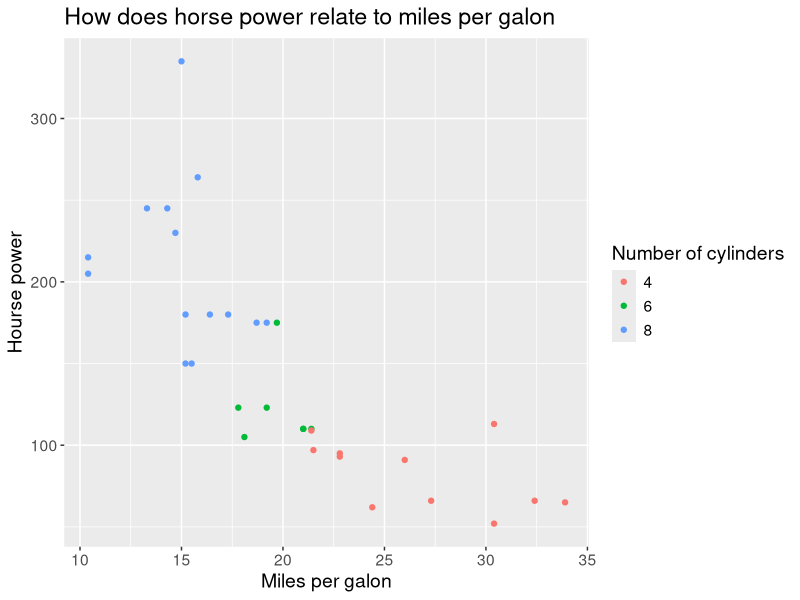
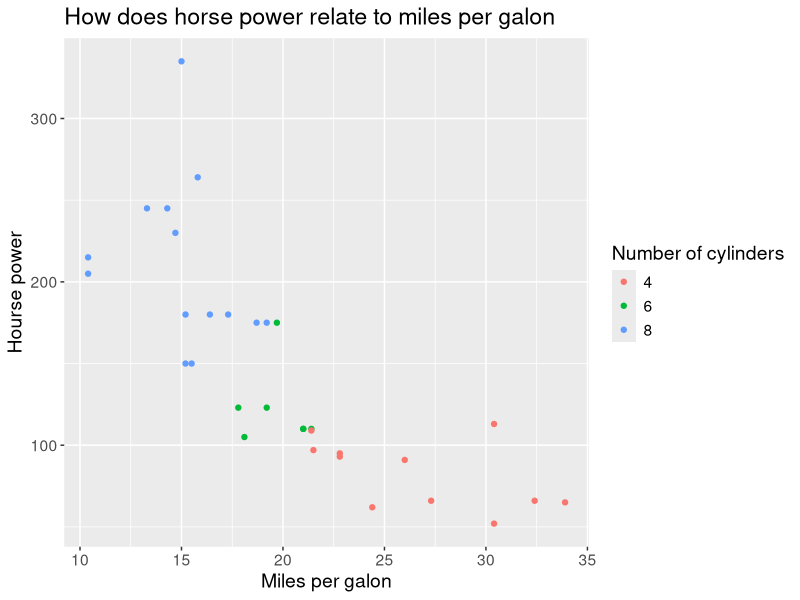

Here is the R script that generated these plots, in order:
library(tidyverse)
install.packages("svglite")
library(svglite)
write_csv(mtcars, "mtcars.csv")

data(mtcars)

## Generate the graph 5
mpg_hp <- mtcars %>%
  ggplot(aes(x = mpg, y = hp, color = factor(cyl))) +
  geom_point() +
  labs(x = "Miles per galon",
       y = "Hourse power",
       color = "Number of cylinders",
       title = "How does horse power relate to miles per galon") +
  theme(text = element_text(size = 14))

mpg_hp

ggsave(filename = "mpg_hp.svg", plot = mpg_hp, width = 10, height = 5)
